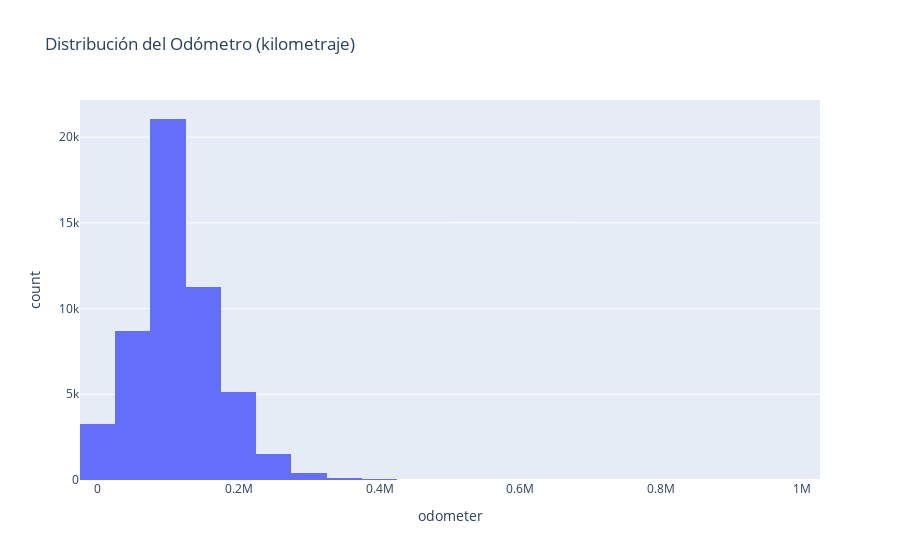

Notebook source saved alongside this figure:
### Code cell
fig = px.histogram(df, x='odometer', nbins=30,
                   title='Distribución del Odómetro (kilometraje)')
fig.show()

### Figure 1 — Plotly figure (JSON) as saved in the notebook; plotly's stock layout.template omitted (floating-point values rounded to 4 significant figures; data arrays with more than 128 entries replaced by an {"elided": "..."} marker saying what was removed)
{"data": [{"bingroup": "x", "hovertemplate": "odometer=%{x}<br>count=%{y}<extra></extra>", "legendgroup": "", "marker": {"color": "#636efa", "pattern": {"shape": ""}}, "name": "", "nbinsx": 30, "orientation": "v", "showlegend": false, "type": "histogram", "x": {"elided": "51525 float values"}, "xaxis": "x", "yaxis": "y"}], "layout": {"barmode": "relative", "legend": {"tracegroupgap": 0}, "title": {"text": "Distribución del Odómetro (kilometraje)"}, "xaxis": {"anchor": "y", "domain": [0, 1], "title": {"text": "odometer"}}, "yaxis": {"anchor": "x", "domain": [0, 1], "title": {"text": "count"}}}}
